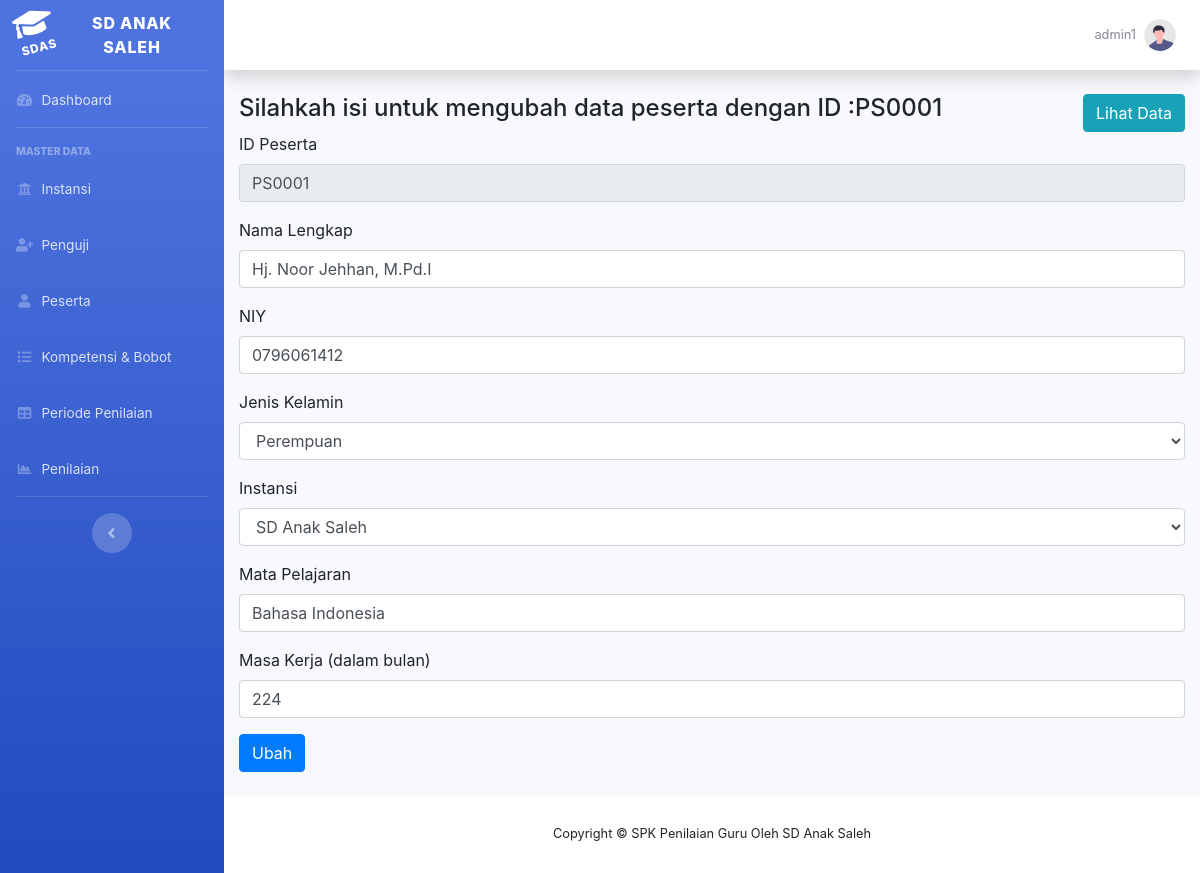
Screenshot of /peserta_edit.php?kode=PS0001 (signed in) with the database file from the repository.
### tables this page shows
CREATE TABLE `peserta` (
  `peserta_id` varchar(10) NOT NULL,
  `peserta_nama` varchar(100) NOT NULL,
  `peserta_nuptk` varchar(100) DEFAULT NULL,
  `peserta_jk` varchar(100) DEFAULT NULL,
  `peserta_instansi` varchar(10) DEFAULT NULL,
  `peserta_matpel` varchar(100) DEFAULT NULL,
  `peserta_masa_kerja` varchar(100) DEFAULT NULL
);

CREATE TABLE `instansi` (
  `instansi_id` varchar(10) NOT NULL,
  `instansi_nama` varchar(100) NOT NULL,
  `instansi_alamat` varchar(100) DEFAULT NULL,
  `instansi_notelp` varchar(15) DEFAULT NULL,
  `instansi_pimpinan` varchar(100) NOT NULL,
  `instansi_pimpinannuptk` varchar(100) DEFAULT NULL
);

### config.php (called while the page is built, shortened)
<?php
	$database = 'mcdm_pkg';
?>

### crud.php (called while the page is built, shortened)
<?php
    function viewinstansi() {
        include('config.php');
        $query = "select * from instansi "
                . "ORDER BY instansi_id";
        $result = mysqli_query($db,$query);
        return $result;
    }
    function ambileditpeserta($aid) {
        include('config.php');
        $query = "SELECT * FROM peserta WHERE peserta_id='$aid'";
        $result = mysqli_query($db,$query);
        return $result;
    }

### peserta_edit.php (the view, shortened to what this page needs)
<?php
include ("header.php");
require 'crud.php';
$book = ambileditpeserta($_GET['kode']);
$edit = mysqli_fetch_assoc($book);
$stmt = viewinstansi();
?>
<div class="row">
  <div class="col-auto mr-auto"><h4>Silahkah isi untuk mengubah data peserta dengan ID :<?php echo $edit['peserta_id']; ?></h4></div>
  <div class="col-auto"><a  href="peserta_view.php" class="btn btn-info">Lihat Data</i></a></div>
</div>
<form  method="post">
    <div class="form-group">
        <label>ID Peserta</label>
        <input type="text"  class="form-control" placeholder="Silahkan isi dengan ID" name="id" value="<?php echo $edit['peserta_id']; ?>" disabled/>
    </div>
    <div class="form-group">
        <label>Nama Lengkap</label>
        <input type="text" class="form-control" placeholder="Silahkan isi dengan Nama Lengkap" name="nama" value="<?php echo $edit['peserta_nama']; ?>" required/>
    </div>
    <div class="form-group">
        <label>NIY</label>
        <input type="text" class="form-control" placeholder="Silahkan isi dengan NIY" name="nuptk" value="<?php echo $edit['peserta_nuptk']; ?>"/>
    </div>
    <div class="form-group">
        <label>Jenis Kelamin</label>
        <select class="form-control" name="jk">
            <option value="2" <?php if($edit['peserta_jk'] == '2'){ echo 'selected'; } ?>>Perempuan</option>
        </select>
    </div>
    <div class="form-group">
        <label>Instansi</label>
        <select class="form-control" name="instansi">
            <?php
                while ($data = mysqli_fetch_assoc($stmt)) {
                ?>
                    <option value="<?php echo $data['instansi_id'] ?>" <?php if($edit['peserta_instansi'] == $data['instansi_id']){ echo 'selected'; } ?>><?php echo $data['instansi_nama'] ?></option>
                <?php
                }
            ?>
        </select>
    </div>
    <div class="form-group">
        <label>Mata Pelajaran</label>
        <input type="text" class="form-control" placeholder="Silahkan isi dengan Mata Pelajaran" name="matpel" value="<?php echo $edit['peserta_matpel']; ?>"/>
    </div>
    <div class="form-group">
        <label>Masa Kerja (dalam bulan)</label>
        <input type="text" class="form-control" placeholder="Silahkan isi dengan Masa Kerja" name="masakerja" value="<?php echo $edit['peserta_masa_kerja']; ?>"/>
    </div>
    <button  type="submit" class="btn btn-primary" name="kirim">
        Ubah
    </button>
</form>
<br/>
<?php
include ("footer.php");
?>

### rows the page displays
peserta: peserta_id "PS0001", id "PS0001", nama "Hj. Noor Jehhan, M.Pd.I", nuptk "0796061412", jk "Perempuan", instansi "SD Anak Saleh", matpel "Bahasa Indonesia", masakerja "224"

### other values shown
$_SESSION['username'] "admin1"
